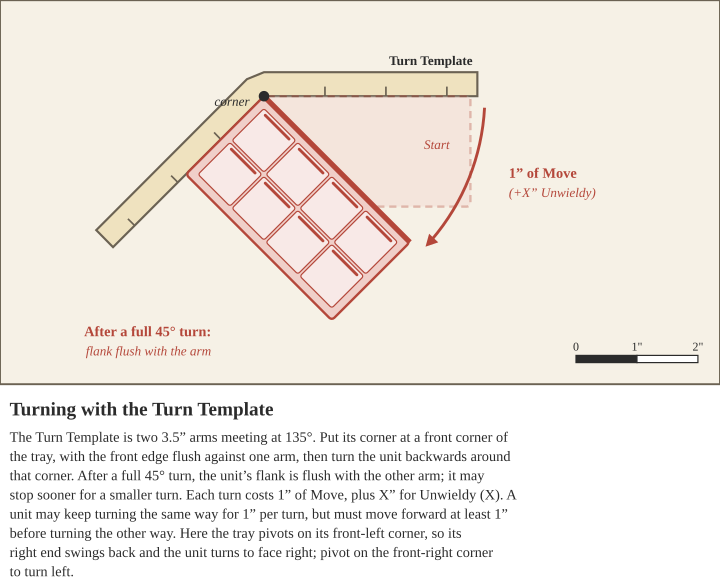

The Python source for this figure:
from style import *
W, H = 300, 160
s = SVG(W, H, 'Turning with the Turn Template', [
    'The Turn Template is two 3.5” arms meeting at 135°. Put its corner at a front corner of the tray, with the front edge flush',
    'against one arm, then turn the unit backwards around that corner. After a full 45° turn, the unit’s flank is flush with the',
    'other arm; it may stop sooner for a smaller turn. Each turn costs 1” of Move, plus X” for Unwieldy (X). A unit may keep',
    'turning the same way for 1” per turn, but must move forward at least 1” before turning the other way. Here the tray pivots on',
    'its front-left corner, so its right end swings back and the unit turns to face right; pivot on the front-right corner to turn left.'])
s.panel(0, 0, W, H)
w, d = 4 * 20 + 2 * B, 2 * 20 + 2 * B
P = (110, 40)   # pivot: front-left corner of the tray
ARM, BAR = 3.5 * IN, 10
def centre(ang):
    a = math.radians(ang); lx, ly = w / 2, d / 2
    return (P[0] + lx * math.cos(a) - ly * math.sin(a), P[1] + lx * math.sin(a) + ly * math.cos(a))
def bracket(px, py):
    uA, nA = (1, 0), (0, -1)
    a = math.radians(135); uB = (math.cos(a), math.sin(a)); nB = (-0.7071, -0.7071)
    def arm(u, n): return [(px, py), (px + ARM*u[0], py + ARM*u[1]), (px + ARM*u[0] + BAR*n[0], py + ARM*u[1] + BAR*n[1]), (px + BAR*n[0], py + BAR*n[1])]
    poly = [arm(uB, nB)[1], arm(uB, nB)[2], (px + BAR*nB[0], py + BAR*nB[1]), (px, py - BAR), arm(uA, nA)[2], arm(uA, nA)[1], (px, py)]
    s.add(f'<polygon points="{" ".join(f"{x:.1f},{y:.1f}" for x, y in poly)}" fill="{C["gold"]}" stroke="{C["line"]}" stroke-width="0.9"/>')
    for u, n in ((uA, nA), (uB, nB)):
        for i in (1, 2, 3):
            x, y = px + i*IN*u[0], py + i*IN*u[1]
            s.add(f'<line x1="{x:.1f}" y1="{y:.1f}" x2="{x + 4*n[0]:.1f}" y2="{y + 4*n[1]:.1f}" stroke="{C["line"]}" stroke-width="0.7"/>')
bracket(*P)
s.text(P[0] + ARM - 2, P[1] - 13, 'Turn Template', 5.5, C['ink'], 'end', bold=True)
s.tray(*centre(0), 2, 4, 0, 'red', ghost=True)
s.tray(*centre(45), 2, 4, 45, 'red')
s.add(f'<circle cx="{P[0]}" cy="{P[1]}" r="2.2" fill="{C["ink"]}"/>')
s.arc_arrow(P[0], P[1], w + 6, 3, 43)
s.text(P[0] + w + 16, P[1] + 34, '1” of Move', 6, C['red'], 'start', bold=True)
s.text(P[0] + w + 16, P[1] + 42, '(+X” Unwieldy)', 5.5, C['red'], 'start', italic=True)
s.text(P[0] + w - 14, P[1] + 22, 'Start', 5.5, C['red'], italic=True)
s.text(P[0] - 22, P[1] + 100, 'After a full 45° turn:', 6, C['red'], 'end', bold=True)
s.text(P[0] - 22, P[1] + 108, 'flank flush with the arm', 5.5, C['red'], 'end', italic=True)
s.text(P[0] - 6, P[1] + 4, 'corner', 5.5, C['ink'], 'end', italic=True)
s.scale(W - 60, H - 12)
print(s.save('turning.svg'))
